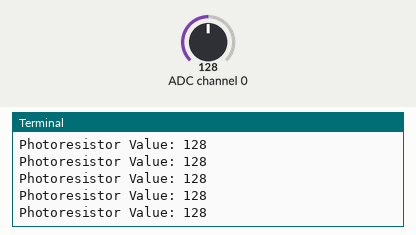
The program below on a simulated Raspberry Pi (BCM pin numbers). Shown: the last lines printed to the terminal. Inputs (shaded band) come from the test bench; at power-on: ADC channel 0 = 128 (analog values on the 0–255 scale). Library files of the repository ran but are not shown: PCF8591.py.

Above: at 1.2 s.
1.3 s: ADC channel 0 set to 178
At 1.56 s:
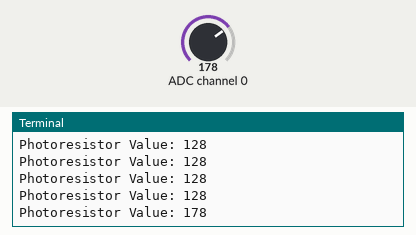
2.8 s: ADC channel 0 set to 224
At 2.97 s:
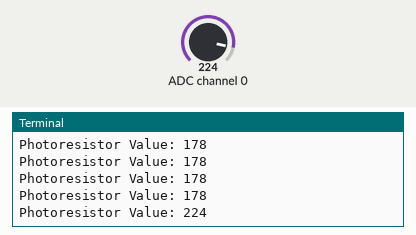
Timing chart, 0 to 5.8 s (numbered marks = the images above; inputs shaded):
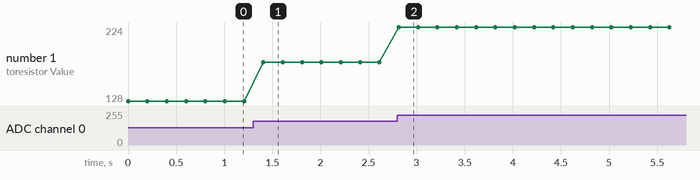

The program:

19glmb.py
```python
import PCF8591 as ADC
import RPi.GPIO as GPIO
import time

makerobo_DO = 17
GPIO.setmode(GPIO.BCM)


def makerobo_setup():
    ADC.setup(0x48)
    GPIO.setup(makerobo_DO, GPIO.IN)


def makerobo_loop():
    makerobo_status = 1
    while True:
        print('Photoresistor Value:', ADC.read(0))
        time.sleep(0.2)


if __name__ == '__main__':
    try:
        makerobo_setup()
        makerobo_loop()
    except KeyboardInterrupt:
        pass
```

Measured:
- after the input at 1.3 s, the terminal: prints a new line after 0.11 s (image 1)
- after the input at 2.8 s, the terminal: prints a new line at once (image 2)
- plotted number 1: 128 → 178 after the input at 1.3 s, 178 → 224 after the input at 2.8 s
